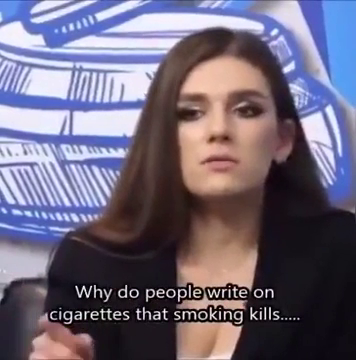
#> input picture frame 52 of renkuzayı11-15/22.mp4, 356 x 360 px, given in place of 1.mp4, which was not available
$ python 'udemy12renkuzayıdönüştürme.py'
#> lines starting #> are read from the running program, lines starting #| are printed output that depends on the picture
import cv2


cap = cv2.VideoCapture('C:\\Users\\Fatih Ali\\Documents\\1pyt\\vido\\renkuzayı\\1.mp4')
#1.mp4 yerine tam dosya komutunu yaz \ kullanma \\ kullan yerine / da kullanabilirsin
while True:
    ret, frame = cap.read()
#> frame is the input picture: shape (360, 356, 3); mean B, G, R 122.5, 103.6, 111.8
    frame =cv2.cvtColor(frame,cv2.COLOR_BGR2GRAY)
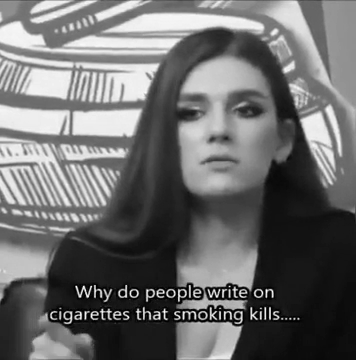
#> frame: shape (360, 356); min 0, max 255, mean 108.2
    cv2.namedWindow("vido",cv2.WINDOW_NORMAL)
    if ret==False:
        print(cap.isOpened())
        break


    cv2.imshow("vido",frame)


    if cv2.waitKey(20)& 0xFF==ord("q"):
#> (key q is pressed here)
        break


cap.release()
cv2.destroyAllWindows()

$ run again, starting later in the video
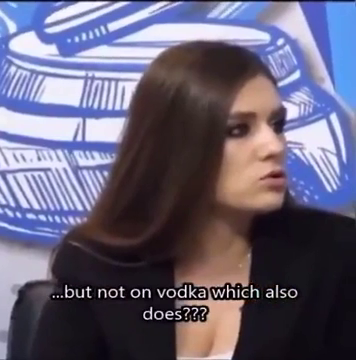
#> input picture frame 238 of renkuzayı11-15/22.mp4, 356 x 360 px, given in place of 1.mp4, which was not available
#> frame is the input picture: shape (360, 356, 3); mean B, G, R 119.1, 97.6, 103
#> `frame =cv2.cvtColor(frame,cv2.COLOR_BGR2GRAY)`:
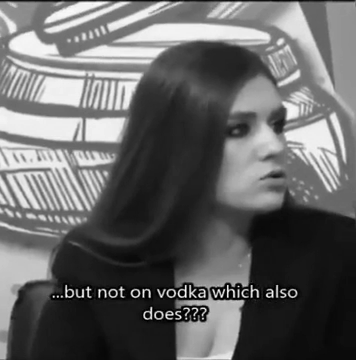
#> frame: shape (360, 356); min 0, max 255, mean 101.7

$ run again, starting later in the video
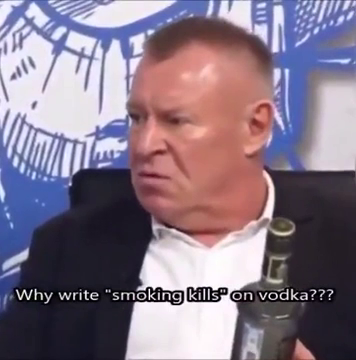
#> input picture frame 423 of renkuzayı11-15/22.mp4, 356 x 360 px, given in place of 1.mp4, which was not available
#> frame is the input picture: shape (360, 356, 3); mean B, G, R 134.8, 118.5, 133.6
#> `frame =cv2.cvtColor(frame,cv2.COLOR_BGR2GRAY)`:
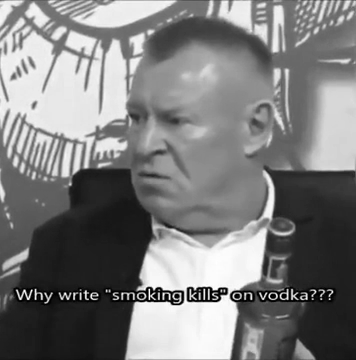
#> frame: shape (360, 356); min 0, max 255, mean 124.8
